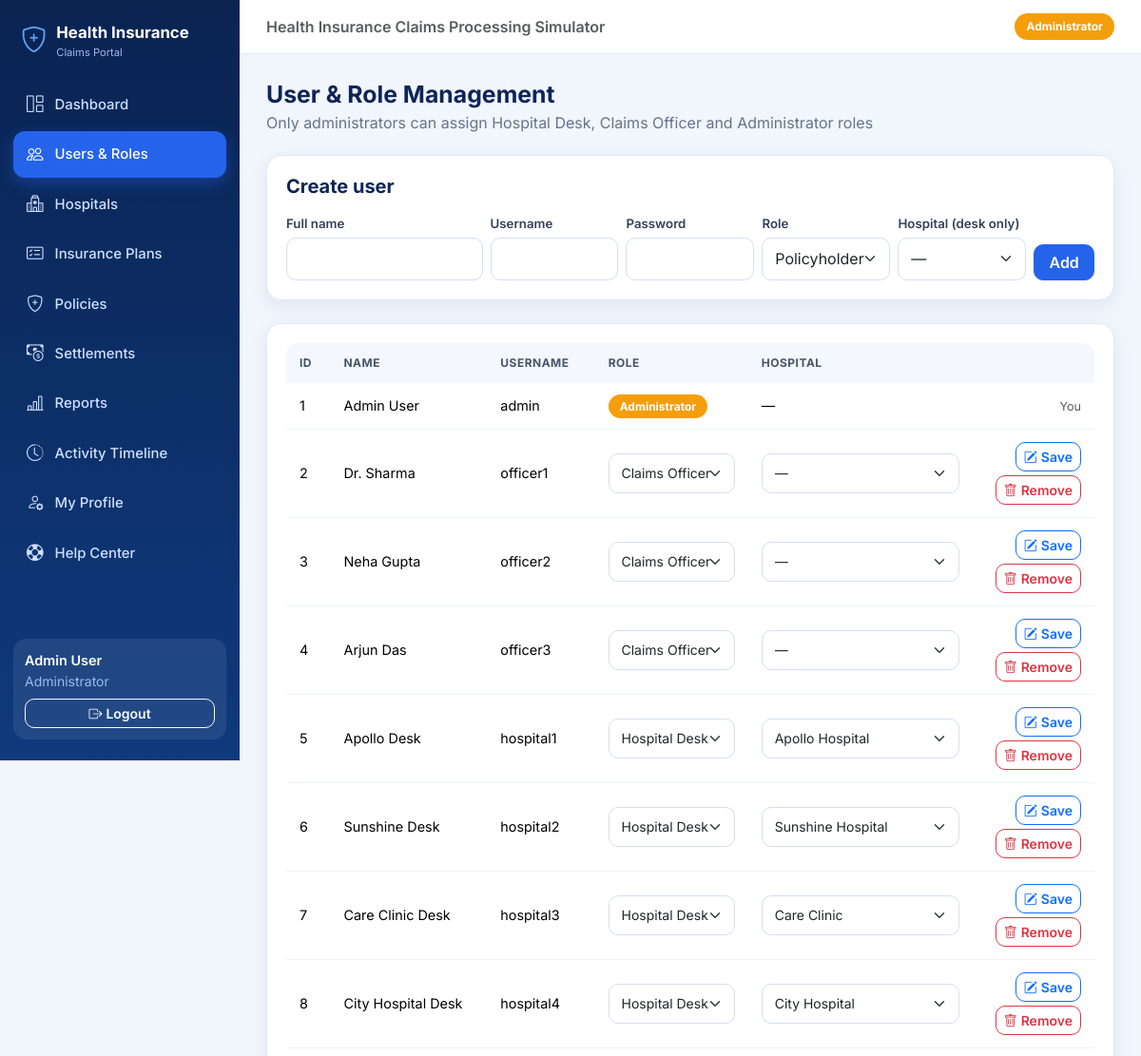
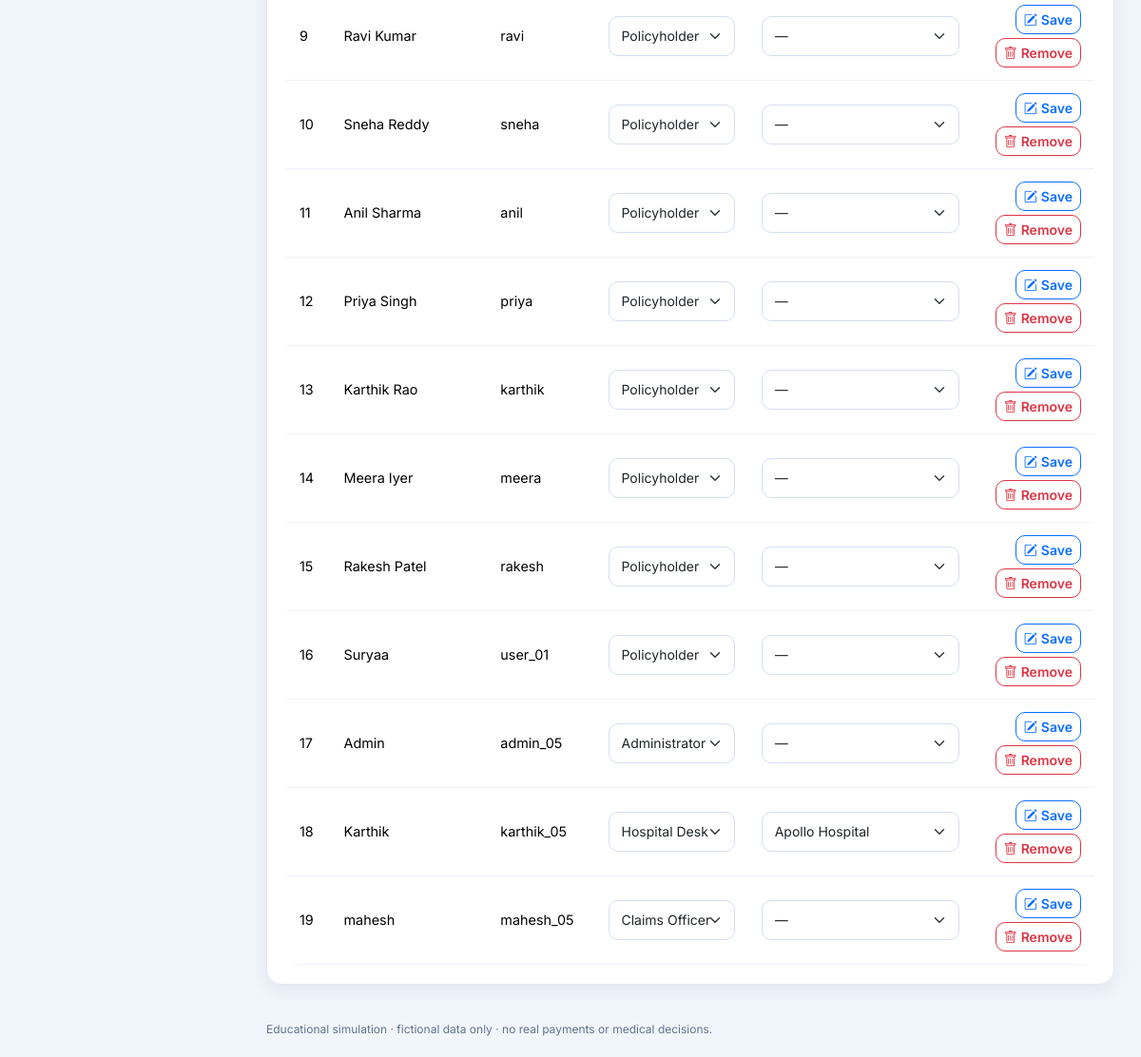
Page /admin/users (signed in) on the committed database (2 pictures, top to bottom).
### models.py (models this page shows, shortened)
class User(db.Model):
    __tablename__ = "users"
    id = db.Column(db.Integer, primary_key=True)
    username = db.Column(db.String(50), nullable=False, unique=True)
    password_hash = db.Column(db.String(255), nullable=False)
    display_name = db.Column(db.String(100), nullable=False)
    role = db.Column(db.String(30), nullable=False, index=True)
    hospital_id = db.Column(db.Integer, db.ForeignKey("hospitals.id"), nullable=True)
    hospital = db.relationship("Hospital")

### routes/admin.py (the view)
@bp.route("/users")
@role_required("administrator")
def users():
    return render_template("admin/users.html", users=User.query.order_by(User.id).all(),
                           hospitals=Hospital.query.order_by(Hospital.name).all(), roles=ROLES)

### routes/auth.py (called while the page is built)
@bp.before_app_request
def load_current_user():
    user_id = session.get("user_id")
    g.user = db.session.get(User, user_id) if user_id else None

def role_required(*roles):
    def decorator(view):
        @wraps(view)
        def wrapped(*args, **kwargs):
            if g.user is None:
                flash("Please log in to continue.", "warning")
                return redirect(url_for("auth.login"))
            if g.user.role not in roles:
                abort(403)
            return view(*args, **kwargs)
        return wrapped
    return decorator

### templates/admin/users.html (shortened to what this page needs)
{% extends "base.html" %}
{% from "_macros.html" import csrf with context %}
{% block content %}
<div class="page-head"><div><h1>User & Role Management</h1><p>Only administrators can assign Hospital Desk, Claims Officer and Administrator roles</p></div></div>
<form method="post" action="{{ url_for('admin.create_user') }}" class="card-box mb-4">{{ csrf() }}
  <h5>Create user</h5>
  <div class="row g-2">
    <div class="col-md-3"><label class="form-label" for="n_name">Full name</label><input class="form-control" id="n_name" name="display_name" required></div>
    <div class="col-md-2"><label class="form-label" for="n_user">Username</label><input class="form-control" id="n_user" name="username" required></div>
    <div class="col-md-2"><label class="form-label" for="n_pass">Password</label><input class="form-control" type="password" id="n_pass" name="password" autocomplete="new-password" required></div>
    <div class="col-md-2"><label class="form-label" for="n_role">Role</label>
      <select class="form-select" id="n_role" name="role">{% for r in roles %}<option value="{{ r }}">{{ ROLE_LABELS[r] }}</option>{% endfor %}</select></div>
    <div class="col-md-2"><label class="form-label" for="n_hosp">Hospital (desk only)</label>
      <select class="form-select" id="n_hosp" name="hospital_id"><option value="">—</option>{% for h in hospitals %}<option value="{{ h.id }}">{{ h.name }}</option>{% endfor %}</select></div>
    <div class="col-md-1 d-flex align-items-end"><button class="btn btn-primary w-100">Add</button></div>
  </div>
</form>
<div class="card-box"><div class="table-wrap"><table class="table table-modern">
  <thead><tr><th>ID</th><th>Name</th><th>Username</th><th>Role</th><th>Hospital</th><th></th></tr></thead>
  <tbody>
  {% for u in users %}
    <tr>
      <td>{{ u.id }}</td><td>{{ u.display_name }}</td><td>{{ u.username }}</td>
      <td>{% if u.id == g.user.id %}<span class="role-chip role-{{ u.role }}">{{ ROLE_LABELS[u.role] }}</span>
        {% else %}<select class="form-select form-select-sm" name="role" form="uf{{ u.id }}" aria-label="Role of {{ u.username }}">
          {% for r in roles %}<option value="{{ r }}" {{ 'selected' if u.role == r }}>{{ ROLE_LABELS[r] }}</option>{% endfor %}</select>{% endif %}</td>
      <td>{% if u.id != g.user.id %}<select class="form-select form-select-sm" name="hospital_id" form="uf{{ u.id }}" aria-label="Hospital of {{ u.username }}">
          <option value="">—</option>{% for h in hospitals %}<option value="{{ h.id }}" {{ 'selected' if u.hospital_id == h.id }}>{{ h.name }}</option>{% endfor %}</select>
        {% else %}—{% endif %}</td>
      <td class="text-end">{% if u.id != g.user.id %}
        <form id="uf{{ u.id }}" method="post" action="{{ url_for('admin.update_user', user_id=u.id) }}" data-confirm="Change the role of {{ u.username }}?">{{ csrf() }}
          <button class="btn btn-sm btn-outline-primary"><i class="bi bi-pencil-square me-1"></i>Save</button></form>
        <form method="post" action="{{ url_for('admin.delete_user', user_id=u.id) }}" class="d-inline" data-confirm="Are you sure you want to remove user {{ u.username }}? This action cannot be undone.">{{ csrf() }}
          <button type="submit" class="btn btn-sm btn-outline-danger mt-1"><i class="bi bi-trash me-1"></i>Remove</button>
        </form>{% else %}<small class="text-muted">You</small>{% endif %}</td>
    </tr>
  {% endfor %}
  </tbody></table></div></div>
{% endblock %}

### templates/base.html (shortened to what this page needs)
<!doctype html>
<html lang="en">
<head>
  <link href="https://cdn.jsdelivr.net/npm/bootstrap@5.3.3/dist/css/bootstrap.min.css" rel="stylesheet">
  <link href="https://cdn.jsdelivr.net/npm/bootstrap-icons@1.11.3/font/bootstrap-icons.min.css" rel="stylesheet">
  <link href="{{ url_for('static', filename='css/style.css') }}" rel="stylesheet">
</head>
<body>
<div class="{{ 'app-shell' if g.user }}">
  {% if g.user %}
  <aside class="sidebar" id="sidebar">
    <div class="brand"><i class="bi bi-shield-plus"></i><div>Health Insurance<small>Claims Portal</small></div></div>
    <nav aria-label="Main menu">
      {% for label, endpoint, icon, others in nav_items %}
        <a class="nav-link-item {{ 'active' if request.endpoint == endpoint or request.endpoint in others }}"
           href="{{ url_for(endpoint) }}"><i class="bi {{ icon }}"></i>{{ label }}</a>
      {% endfor %}
    </nav>
    <div class="sidebar-user">
      <div class="name">{{ g.user.display_name }}</div>
      <div class="small mb-2" style="color:#9db8ec">{{ ROLE_LABELS[g.user.role] }}{% if g.user.hospital %} · {{ g.user.hospital.name }}{% endif %}</div>
      <form method="post" action="{{ url_for('auth.logout') }}">
        <button class="btn btn-sm btn-outline-light w-100"><i class="bi bi-box-arrow-right me-1"></i>Logout</button>
      </form>
    </div>
  </aside>
  {% endif %}
  <div class="main-area">
    {% if g.user %}
    <header class="topbar">
      <span class="fw-semibold text-muted d-none d-md-inline">Health Insurance Claims Processing Simulator</span>
      <span class="role-chip role-{{ g.user.role }}">{{ ROLE_LABELS[g.user.role] }}</span>
    </header>
    {% endif %}
    <main class="{{ 'content' if g.user }}">
      {% block content %}{% endblock %}
    </main>
    {% if g.user %}<div class="footer-note">Educational simulation · fictional data only · no real payments or medical decisions.</div>{% endif %}
  </div>
</div>
</body>
</html>

### static/css/style.css (style rules this page uses)
:root { --navy: #0a2351; --navy-2: #0f3a7d; --blue: #2563eb; --blue-dark: #1d4ed8; --bg: #f1f5fc; --card: #ffffff; --text: #1e293b; --muted: #64748b; --border: #e3e9f4; --radius: 16px; --shadow: 0 6px 20px rgba(15, 42, 91, .07); }
body { font-family: 'Inter', system-ui, -apple-system, 'Segoe UI', sans-serif; background: var(--bg); color: var(--text); }
a { text-decoration: none; }
h1, h2, h3, h4 { font-weight: 700; color: #0f2557; }
.app-shell { display: flex; min-height: 100vh; }
.sidebar { width: 252px; flex-shrink: 0; background: linear-gradient(180deg, var(--navy) 0%, var(--navy-2) 100%); color: #cfe0ff; position: sticky; top: 0; height: 100vh; display: flex; flex-direction: column; padding: 22px 14px; }
.brand { display: flex; align-items: center; gap: 10px; color: #fff; font-weight: 700; font-size: 1.05rem; padding: 0 8px 22px; }
.brand i { font-size: 1.7rem; color: #60a5fa; }
.brand small { display: block; font-weight: 400; font-size: .7rem; color: #9db8ec; }
.nav-link-item { display: flex; align-items: center; gap: 12px; color: #cfe0ff; padding: 11px 14px; border-radius: 12px; margin-bottom: 4px; font-weight: 500; font-size: .93rem; transition: all .15s; }
.nav-link-item.active { background: var(--blue); color: #fff; box-shadow: 0 6px 16px rgba(37,99,235,.4); }
.nav-link-item i { font-size: 1.1rem; }
.sidebar-user { margin-top: auto; background: rgba(255,255,255,.08); border-radius: 14px; padding: 12px; }
.sidebar-user .name { color: #fff; font-weight: 600; font-size: .9rem; }
.main-area { flex: 1; min-width: 0; display: flex; flex-direction: column; }
.topbar { display: flex; align-items: center; justify-content: space-between; padding: 14px 28px; background: #fff; border-bottom: 1px solid var(--border); position: sticky; top: 0; z-index: 20; }
.content { padding: 28px; max-width: 1280px; width: 100%; }
.footer-note { font-size: .75rem; color: var(--muted); padding: 10px 28px 20px; }
.card-box { background: var(--card); border: 1px solid var(--border); border-radius: var(--radius); box-shadow: var(--shadow); padding: 20px; }
.card-box h5, .card-box h6 { font-weight: 700; margin-bottom: 14px; color: #0f2557; }
.page-head { display: flex; flex-wrap: wrap; justify-content: space-between; align-items: center; gap: 12px; margin-bottom: 22px; }
.page-head h1 { font-size: 1.55rem; margin: 0; }
.page-head p { margin: 2px 0 0; color: var(--muted); }
.table-modern { margin: 0; }
.table-modern thead th { background: #f4f7fd; color: #475569; font-size: .75rem; text-transform: uppercase; letter-spacing: .04em; border: 0; padding: 12px 14px; white-space: nowrap; }
.table-modern td { padding: 13px 14px; vertical-align: middle; border-color: #eef2f9; font-size: .9rem; }
.table-wrap { overflow-x: auto; border-radius: 12px; }
.role-chip { padding: 5px 12px; border-radius: 999px; font-size: .75rem; font-weight: 700; color: #fff; }
.role-administrator { background: #f59e0b; }
.form-control, .form-select { border-radius: 10px; border-color: #d5deee; padding: .6rem .8rem; }
.form-label { font-weight: 600; font-size: .83rem; color: #334155; margin-bottom: 4px; }
.btn { border-radius: 10px; font-weight: 600; }
.btn-primary { background: var(--blue); border-color: var(--blue); }

### rows in the picture
User: user.display_name "Admin User", role "Administrator", id "1", display_name "Admin User", username "admin", shows "You"
User: id "2", display_name "Dr. Sharma", username "officer1", role "Claims Officer"
User: id "3", display_name "Neha Gupta", username "officer2", role "Claims Officer"
User: id "4", display_name "Arjun Das", username "officer3", role "Claims Officer"
User: id "5", display_name "Apollo Desk", username "hospital1", role "Hospital Desk"
User: id "6", display_name "Sunshine Desk", username "hospital2", role "Hospital Desk"
User: id "7", display_name "Care Clinic Desk", username "hospital3", role "Hospital Desk"
User: id "8", display_name "City Hospital Desk", username "hospital4", role "Hospital Desk"
User: id "9", display_name "Ravi Kumar", username "ravi", role "Policyholder"
User: id "10", display_name "Sneha Reddy", username "sneha", role "Policyholder"
User: id "11", display_name "Anil Sharma", username "anil", role "Policyholder"
User: id "12", display_name "Priya Singh", username "priya", role "Policyholder"
User: id "13", display_name "Karthik Rao", username "karthik", role "Policyholder"
User: id "14", display_name "Meera Iyer", username "meera", role "Policyholder"
User: id "15", display_name "Rakesh Patel", username "rakesh", role "Policyholder"
User: id "16", display_name "Suryaa", username "user_01", role "Policyholder"
User: id "17", display_name "Admin", username "admin_05", role "Administrator"
User: id "18", display_name "Karthik", username "karthik_05", role "Hospital Desk"
User: id "19", display_name "mahesh", username "mahesh_05", role "Claims Officer"

### other values in the picture
{{ label }} "Dashboard" "Users & Roles" "Hospitals" "Insurance Plans" "Policies" "Settlements" "Reports" "Activity Timeline" "My Profile" "Help Center"
form field role "Policyholder"
form field hospital_id "Apollo Hospital"
form field hospital_id "Sunshine Hospital"
form field hospital_id "Care Clinic"
form field hospital_id "City Hospital"
